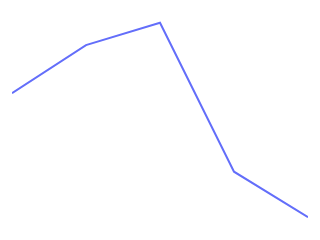

Write notebook code for a chart like this one.
### Code cell
mileage_plot = px.line(mileage_per_week.tail(5), height=75, width=125)

mileage_plot.update_layout(
    paper_bgcolor = colors['background'][0],
    plot_bgcolor = colors['background'][0],
    yaxis_title=None,
    xaxis_title=None,
    yaxis=None,
    grid=None,
    showlegend=False,
    font_color = colors['text'][1],
    margin=dict(l=12, r=12, t=12, b=12)
)

mileage_plot.update_xaxes(showticklabels=False)
mileage_plot.update_yaxes(showticklabels=False)

mileage_plot.show()

### Figure 1 — Plotly figure (JSON) as saved in the notebook; plotly's stock layout.template omitted (floating-point values rounded to 4 significant figures)
{"data": [{"hovertemplate": "variable=distance<br>week=%{x}<br>value=%{y}<extra></extra>", "legendgroup": "distance", "line": {"color": "#636efa", "dash": "solid"}, "marker": {"symbol": "circle"}, "mode": "lines", "name": "distance", "orientation": "v", "showlegend": true, "type": "scatter", "x": [20, 21, 22, 23, 24], "xaxis": "x", "y": [13.95, 16.98, 18.38, 9.01, 6.146], "yaxis": "y"}], "layout": {"font": {"color": "#FFFFFF"}, "grid": {}, "height": 75, "legend": {"title": {"text": "variable"}, "tracegroupgap": 0}, "margin": {"b": 12, "l": 12, "r": 12, "t": 12}, "paper_bgcolor": "rgba(0,0,0,0)", "plot_bgcolor": "rgba(0,0,0,0)", "showlegend": false, "width": 125, "xaxis": {"anchor": "y", "domain": [0, 1], "showticklabels": false, "title": {}}, "yaxis": {"showticklabels": false}}}
